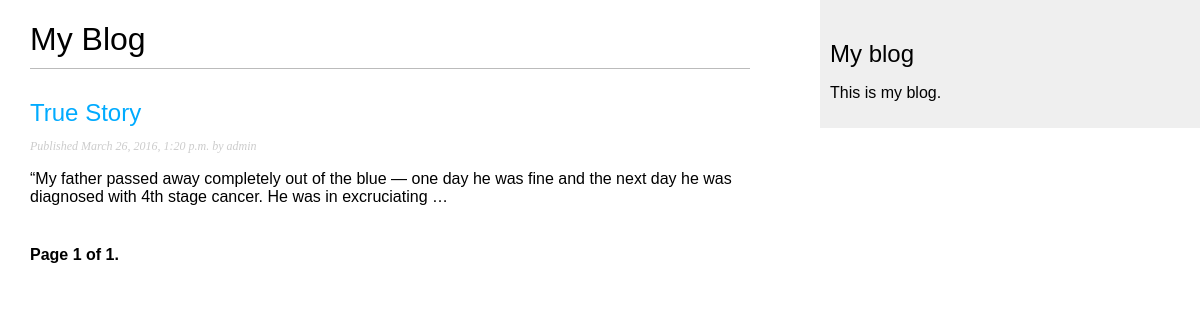
Screenshot of /blog/ with the database file from the repository.
### blog/models.py (models this page shows, shortened)
class Post(models.Model):
	STATUS_CHOICES = (
		('draft', 'Draft'),
		('published', 'Published'),
	)
	title = models.CharField(max_length=250)
	slug = models.SlugField(max_length=250,unique_for_date='publish')
	author = models.ForeignKey(User,related_name='blog_posts')
	body = models.TextField()
	publish = models.DateTimeField(default=timezone.now)
	created = models.DateTimeField(auto_now_add=True)
	updated = models.DateTimeField(auto_now=True)
	status = models.CharField(max_length=10,choices=STATUS_CHOICES,default='draft')
	objects = models.Manager()
	published = PublishedManager()
	class Meta:
		ordering = ('-publish',)

### blog/views.py (the view)
class PostListView(ListView):
    queryset = Post.published.all()
    context_object_name = 'posts'
    paginate_by = 3
    template_name = 'blog/post/list.html'

### blog/templates/blog/post/list.html (shortened to what this page needs)
{% extends "blog/base.html" %}
{% block content %}
    <h1>My Blog</h1>
    {% for post in posts %}
        <h2><a href="{{ post.get_absolute_url }}">{{ post.title }}</a></h2>
        <p class="date">Published {{ post.publish }} by {{ post.author }}</p>
        {{ post.body|truncatewords:30|linebreaks }}
    {% endfor %}
    {% include "pagination.html" with page=page_obj %}
{% endblock %}

### blog/templates/blog/base.html (shortened to what this page needs)
{% load staticfiles %}
<!DOCTYPE html>
<html>
<head>
    <link href="{% static "css/blog.css" %}" rel="stylesheet">
</head>
<body>
    <div id="content">
        {% block content %}
        {% endblock %}
    </div>
    <div id="sidebar">
        <h2>My blog</h2>
        <p>This is my blog.</p>
    </div>
</body>
</html>

### blog/templates/pagination.html (shortened to what this page needs)
<div class="pagination">
    <span class="step-links">
        <span class="current">
            Page {{ page.number }} of {{ page.paginator.num_pages }}.
        </span>
    </span>
</div>

### blog/static/css/blog.css (style rules this page uses)
body { margin:0; padding:0; font-family:helvetica, sans-serif; }
a { color:#00abff; text-decoration:none; }
h1 { font-weight:normal; border-bottom:1px solid #bbb; padding:0 0 10px 0; }
h2 { font-weight:normal; margin:30px 0 0; }
#content { float:left; width:60%; padding:0 0 0 30px; }
#sidebar { float:right; width:30%; padding:10px; background:#efefef; height:100%; }
p.date { color:#ccc; font-family: georgia, serif; font-size: 12px; font-style: italic; }
.pagination { margin:40px 0; font-weight:bold; }

### rows the page displays
Post: title "True Story", publish "March 26, 2016, 1:20 p.m.", author "admin", body "“My father passed away completely out of the blue — one day he was fine and the next day he was diagnosed with 4th stage cancer. He was in excruciating …"

### other values shown
{{ page.number }} "1"
{{ page.paginator.num_pages }} "1"
